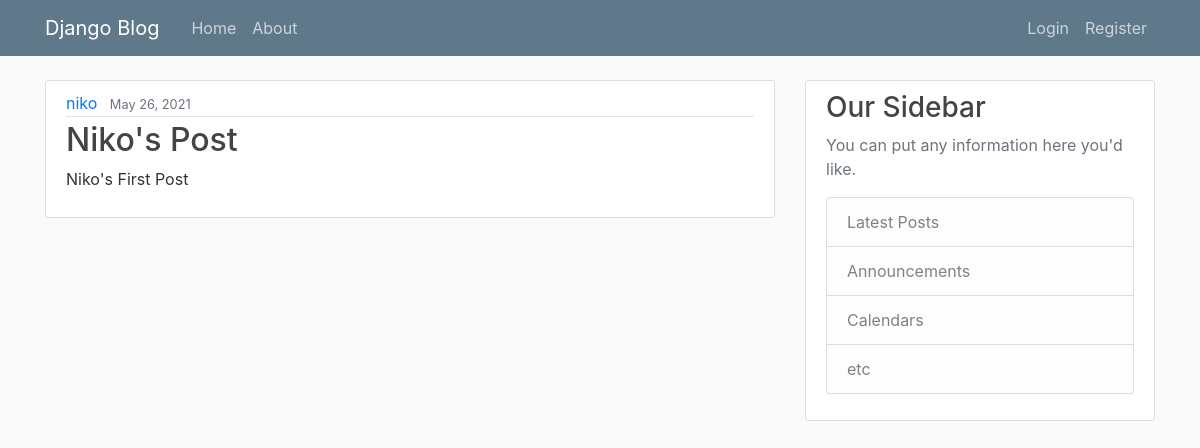
The app's page /posts/9 with its own data.
### blogs/models.py (models this page shows, shortened)
class Post(models.Model):
    title = models.CharField(max_length=100)
    content = models.TextField()
    date_posted = models.DateTimeField(default=timezone.now)
    author = models.ForeignKey(User, on_delete=models.CASCADE)

### blogs/views.py (the view)
# urls.py: path('posts/<int:pk>', PostDetailView.as_view(), name='blogs-detail'),
class PostDetailView(DetailView):
    model = Post

### blogs/templates/blogs/post_detail.html (shortened to what this page needs)
{% extends "blogs/base.html" %}
{% block content %}
    <article class="media content-section">
        <div class="media-body">
        <div class="article-metadata">
            <a class="mr-2" href="#">{{ post.author }}</a>
            <small class="text-muted">{{ post.date_posted|date:"F d, Y" }}</small>
        </div>
        <h2 class="article-title">{{ post.title }}</h2>
        <p class="article-content">{{ post.content }}</p>
        </div>
    </article>
{% endblock content %}

### blogs/static/blogs/main.css (style rules this page uses)
body { background: #fafafa; color: #333333; margin-top: 5rem; }
h1, h2, h3, h4, h5, h6 { color: #444444; }
.content-section { background: #ffffff; padding: 10px 20px; border: 1px solid #dddddd; border-radius: 3px; margin-bottom: 20px; }
.article-title { color: #444444; }
.article-content { white-space: pre-line; }
.article-metadata { padding-bottom: 1px; margin-bottom: 4px; border-bottom: 1px solid #e3e3e3 }

### records on screen
Post: author "niko", date_posted "May 26, 2021", title "Niko's Post", content "Niko's First Post"
